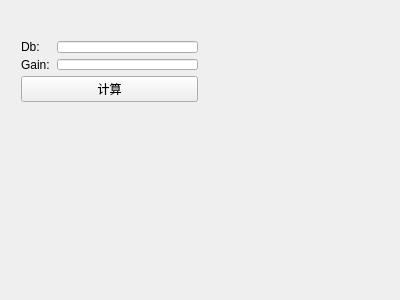
<?xml version="1.0" encoding="UTF-8"?>
<ui version="4.0">
 <class>QTWidgetTools</class>
 <widget class="QWidget" name="QTWidgetTools">
  <property name="geometry">
   <rect>
    <x>0</x>
    <y>0</y>
    <width>400</width>
    <height>300</height>
   </rect>
  </property>
  <property name="windowTitle">
   <string>QTWidgetTools</string>
  </property>
  <widget class="QWidget" name="">
   <property name="geometry">
    <rect>
     <x>10</x>
     <y>30</y>
     <width>199</width>
     <height>83</height>
    </rect>
   </property>
   <layout class="QVBoxLayout" name="verticalLayout_2">
    <item>
     <layout class="QVBoxLayout" name="verticalLayout">
      <item>
       <layout class="QHBoxLayout" name="horizontalLayout">
        <item>
         <widget class="QLabel" name="label">
          <property name="minimumSize">
           <size>
            <width>30</width>
            <height>0</height>
           </size>
          </property>
          <property name="text">
           <string>Db:</string>
          </property>
         </widget>
        </item>
        <item>
         <widget class="QLineEdit" name="le_DbValue"/>
        </item>
       </layout>
      </item>
      <item>
       <layout class="QHBoxLayout" name="horizontalLayout_2">
        <item>
         <widget class="QLabel" name="label_2">
          <property name="minimumSize">
           <size>
            <width>30</width>
            <height>0</height>
           </size>
          </property>
          <property name="text">
           <string>Gain:</string>
          </property>
         </widget>
        </item>
        <item>
         <widget class="QLineEdit" name="le_GainValue">
          <property name="readOnly">
           <bool>true</bool>
          </property>
         </widget>
        </item>
       </layout>
      </item>
     </layout>
    </item>
    <item>
     <widget class="QPushButton" name="btn_Db2Gain">
      <property name="text">
       <string>计算</string>
      </property>
     </widget>
    </item>
   </layout>
  </widget>
 </widget>
 <layoutdefault spacing="6" margin="11"/>
 <resources/>
 <connections>
  <connection>
   <sender>btn_Db2Gain</sender>
   <signal>clicked()</signal>
   <receiver>QTWidgetTools</receiver>
   <slot>Db2Gain()</slot>
   <hints>
    <hint type="sourcelabel">
     <x>157</x>
     <y>103</y>
    </hint>
    <hint type="destinationlabel">
     <x>164</x>
     <y>299</y>
    </hint>
   </hints>
  </connection>
 </connections>
 <slots>
  <slot>Db2Gain()</slot>
 </slots>
</ui>
